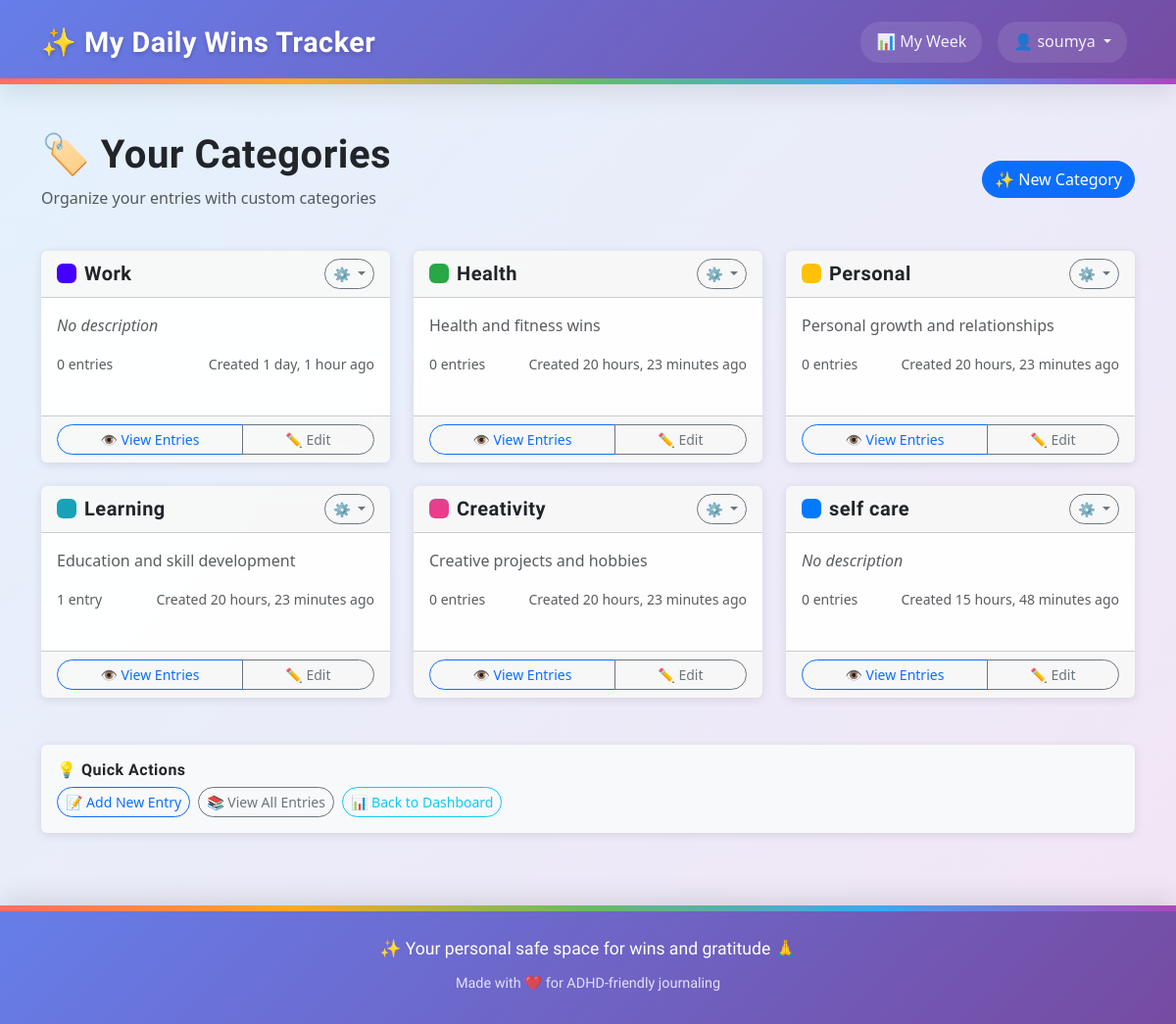
The page /categories/ (signed in) on the database as committed earlier.
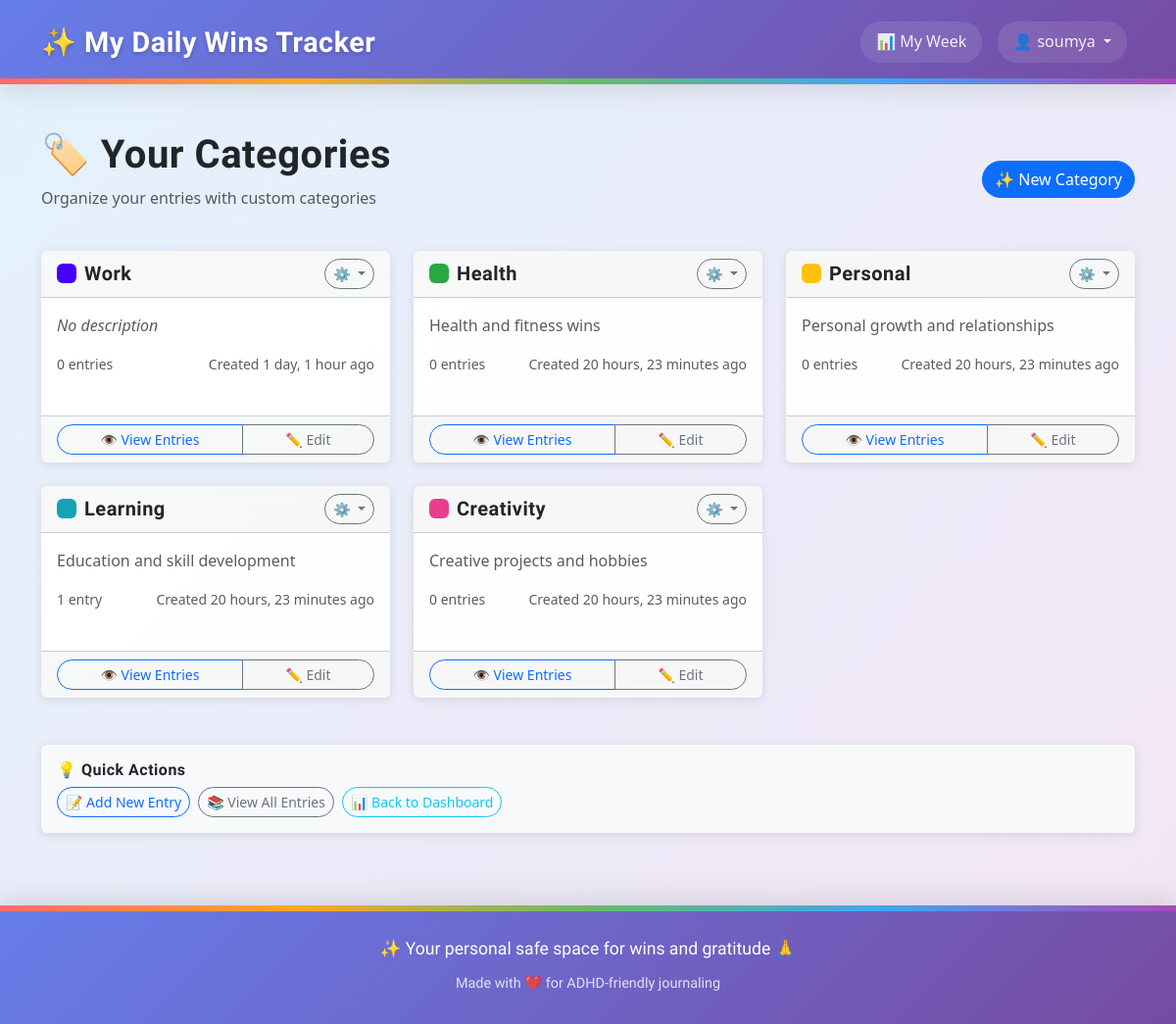
The same page on the database as committed later.
### tracker/models.py (models this page shows, shortened)
class Category(models.Model):
    user = models.ForeignKey(User, on_delete=models.CASCADE, related_name='categories')
    name = models.CharField(max_length=100)
    color = models.CharField(
        max_length=7,
        default='#007bff',
        validators=[
            RegexValidator(
                regex='^#[0-9A-Fa-f]{6}$',
                message='Color must be a valid hex code (e.g., #007bff)'
            )
        ]
    )
    description = models.TextField(blank=True)
    date_created = models.DateTimeField(auto_now_add=True)
    class Meta:
        verbose_name_plural = "Categories"
        ordering = ['name']
        constraints = [
            UniqueConstraint(
                Lower('name'), 'user',
                name='unique_category_name_per_user',
                violation_error_message='You already have a category with this name (case-insensitive).'
            )
        ]
        indexes = [
            models.Index(fields=['user', 'name']),
            Index(Lower('name'), name='idx_category_lower_name'),  # Functional index for case-insensitive lookups
        ]

### tracker/views.py (the view)
# urls.py: path("categories/", views.category_list, name="category_list"),
@login_required
def category_list(request):
    categories = Category.objects.filter(user=request.user)
    categories = categories.annotate(
        entry_count=Count('entries', filter=Q(entries__user=request.user))
    )
    return render(request, 'tracker/category_list.html', {'categories': categories})

### templates/tracker/category_list.html (shortened to what this page needs)
{% extends "base.html" %}
{% block content %}
<div class="row">
    <div class="col-md-12">
        <div class="d-flex justify-content-between align-items-center mb-4">
            <div>
                <h1>🏷️ Your Categories</h1>
                <p class="text-muted">Organize your entries with custom categories</p>
            </div>
            <div>
                <a href="{% url 'category_create' %}" class="btn btn-primary">
                    ✨ New Category
                </a>
            </div>
        </div>
    </div>
</div>
<div class="row">
    <div class="col-md-12">
        {% if categories %}
            <div class="row">
                {% for category in categories %}
                    <div class="col-md-6 col-lg-4 mb-4">
                        <div class="card h-100">
                            <div class="card-header d-flex justify-content-between align-items-center">
                                <div class="d-flex align-items-center">
                                    <span class="badge me-2" style="background-color: {{ category.color }}; width: 20px; height: 20px;">&nbsp;</span>
                                    <h5 class="mb-0">{{ category.name }}</h5>
                                </div>
                                <div class="dropdown">
                                    <button class="btn btn-sm btn-outline-secondary dropdown-toggle" type="button"
                                            data-bs-toggle="dropdown" aria-expanded="false">
                                        ⚙️
                                    </button>
                                </div>
                            </div>
                            <div class="card-body">
                                {% if category.description %}
                                    <p class="card-text text-muted">{{ category.description }}</p>
                                {% else %}
                                    <p class="card-text text-muted fst-italic">No description</p>
                                {% endif %}
                                <div class="d-flex justify-content-between align-items-center">
                                    <small class="text-muted">
                                        {{ category.entry_count }} entr{{ category.entry_count|pluralize:"y,ies" }}
                                    </small>
                                    <small class="text-muted">
                                        Created {{ category.date_created|timesince }} ago
                                    </small>
                                </div>
                            </div>
                            <div class="card-footer">
                                <div class="btn-group w-100" role="group">
                                    <a href="{% url 'entry_list' %}?category={{ category.pk }}"
                                       class="btn btn-outline-primary btn-sm">
                                        👁️ View Entries
                                    </a>
                                    <a href="{% url 'category_edit' category.pk %}"
                                       class="btn btn-outline-secondary btn-sm">
                                        ✏️ Edit
                                    </a>
                                </div>
                            </div>
                        </div>
                    </div>
                {% endfor %}
            </div>
        {% endif %}
    </div>
</div>
<div class="row mt-4">
    <div class="col-md-12">
        <div class="card bg-light">
            <div class="card-body">
                <h6 class="card-title">💡 Quick Actions</h6>
                <div class="d-grid gap-2 d-md-flex">
                    <a href="{% url 'entry_create' %}" class="btn btn-outline-primary btn-sm">
                        📝 Add New Entry
                    </a>
                    <a href="{% url 'entry_list' %}" class="btn btn-outline-secondary btn-sm">
                        📚 View All Entries
                    </a>
                    <a href="{% url 'dashboard' %}" class="btn btn-outline-info btn-sm">
                        📊 Back to Dashboard
                    </a>
                </div>
            </div>
        </div>
    </div>
</div>
{% endblock %}

### templates/base.html (shortened to what this page needs)
{% load widget_tweaks %}
<!doctype html>
<html lang="en">
<head>
    <link href="https://cdn.jsdelivr.net/npm/bootstrap@5.3.0/dist/css/bootstrap.min.css" rel="stylesheet">
    <link rel="stylesheet" href="https://cdnjs.cloudflare.com/ajax/libs/font-awesome/6.0.0/css/all.min.css">
</head>
<body class="{% if request.resolver_match.url_name == 'home' %}homepage{% else %}app-page{% endif %}">
    <nav class="navbar navbar-expand-lg navbar-dark custom-navbar">
        <div class="container">
            <a class="navbar-brand" href="{% url 'home' %}">
                ✨ My Daily Wins Tracker
            </a>
            <div class="collapse navbar-collapse" id="navbarNav">
                <ul class="navbar-nav ms-auto">
                    {% if user.is_authenticated %}
                        <li class="nav-item">
                            <a class="nav-link" href="{% url 'weekly_dashboard' %}">
                                📊 My Week
                            </a>
                        </li>
                        <li class="nav-item dropdown">
                            <a class="nav-link dropdown-toggle" href="#" id="navbarDropdown" role="button" data-bs-toggle="dropdown">
                                👤 {{ user.username }}
                            </a>
                        </li>
                    {% endif %}
                </ul>
            </div>
        </div>
    </nav>
    <div class="container mt-5 flex-grow-1">
        {% block content %}{% endblock %}
    </div>
    <footer style="
        background: linear-gradient(135deg, #667eea 0%, #764ba2 100%);
        color: white;
        text-align: center;
        padding: 30px 0;
        margin-top: 50px;
        box-shadow: 0 -8px 25px rgba(0,0,0,0.1);
        position: relative;
    ">
        <div style="
            position: absolute;
            top: 0;
            left: 0;
            right: 0;
            height: 6px;
            background: linear-gradient(90deg, #ff6b6b, #ffa726, #66bb6a, #42a5f5, #ab47bc);
        "></div>
        <div class="container">
            <p style="margin: 0; font-size: 1.1rem; font-weight: 500; font-family: 'Comfortaa', cursive;">✨ Your personal safe space for wins and gratitude 🙏</p>
            <p style="margin: 10px 0 0 0; opacity: 0.8; font-size: 0.9rem; font-family: 'Comfortaa', cursive;">Made with ❤️ for ADHD-friendly journaling</p>
        </div>
    </footer>
</body>
</html>

### templates/base.html (style rules this page uses)
body { font-family: 'Segoe UI', Tahoma, Geneva, Verdana, sans-serif; line-height: 1.6; min-height: 100vh; display: flex; flex-direction: column; }
body.app-page { background: linear-gradient(135deg, #e3f2fd 0%, #f3e5f5 25%, #e8f5e8 50%, #fff3e0 75%, #e3f2fd 100%); background-size: 400% 400%; animation: gradientShift 25s ease infinite; }
.card { background: rgba(255, 255, 255, 0.95); backdrop-filter: blur(10px); border: 1px solid rgba(255, 255, 255, 0.2); box-shadow: 0 8px 32px rgba(0, 0, 0, 0.15); }
h1, h2, h3, h4, h5, h6, .h1, .h2, .h3, .h4, .h5, .h6 { font-family: 'Comfortaa', cursive; font-weight: 600; letter-spacing: 0.5px; }
.navbar-brand { font-weight: bold; font-size: 1.5rem; }
.card { border: none; box-shadow: 0 2px 10px rgba(0,0,0,0.1); margin-bottom: 1.5rem; }
.btn { border-radius: 25px; font-weight: 500; }
.custom-navbar { background: linear-gradient(135deg, #667eea 0%, #764ba2 100%) !important; box-shadow: 0 8px 25px rgba(0,0,0,0.1); margin-bottom: 0; padding: 15px 0; position: relative; }
.custom-navbar::after { content: ''; position: absolute; bottom: 0; left: 0; right: 0; height: 6px; background: linear-gradient(90deg, #ff6b6b, #ffa726, #66bb6a, #42a5f5, #ab47bc); }
.navbar-brand { font-family: 'Comfortaa', cursive; font-weight: 700; font-size: 1.8rem; color: white !important; text-shadow: 0 2px 4px rgba(0,0,0,0.2); transition: all 0.3s ease; letter-spacing: 0.5px; }
.navbar-nav .nav-link { color: rgba(255,255,255,0.9) !important; font-weight: 500; margin: 0 8px; padding: 8px 16px !important; border-radius: 20px; transition: all 0.3s ease; background: rgba(255,255,255,0.1); backdrop-filter: blur(10px); }

Rows that differ between the two databases and show on the page:
removed Category: name "self care", description "No description", entry_count "0", date_created "15 hours, 48 minutes"
